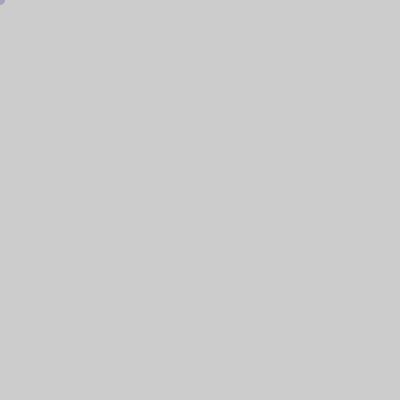
Frame 1 (no input)
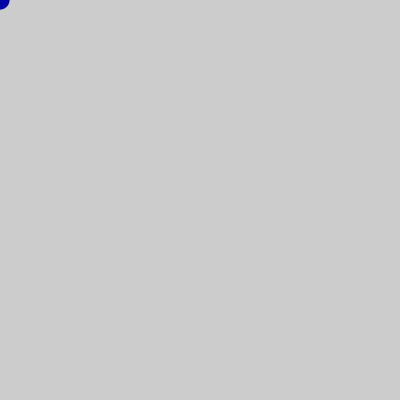
Frame 60 (the mouse pressed at the canvas centre just before this capture)
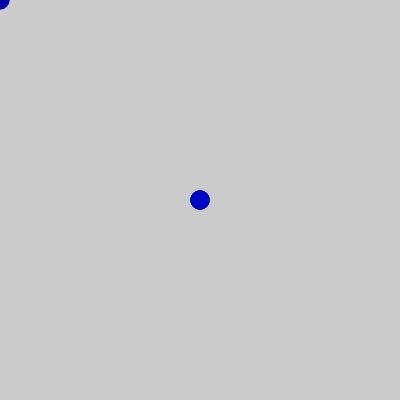
Frame 120 (the mouse held since frame 60 and released just before this capture)

The Processing sketch that drew these frames (run headless with seeded random() and noise(); from frame 60 on, the mouse is pressed at the canvas centre):

// Processing sketch: processing_183982
// ── processing_183982.pde

int azul = 100;
int tiempo = 0;
int diametro = 10;
  
void setup() {
  size(400, 400);
}
 
void draw() {
  tiempo = tiempo + 1;    
  azul = int(128 * (1 + sin(tiempo * 2 * PI / frameRate / 20)));
  diametro = int(10 * (1 + sin( tiempo * 2 * PI / frameRate / 5))); // Modifica el diametro del circulo con el paso del tiempo
   
  noStroke();            
  fill(0, 0, azul, 50);  // Añade un 50% de transparencia al color
  ellipse(mouseX, mouseY, diametro, diametro);
}
